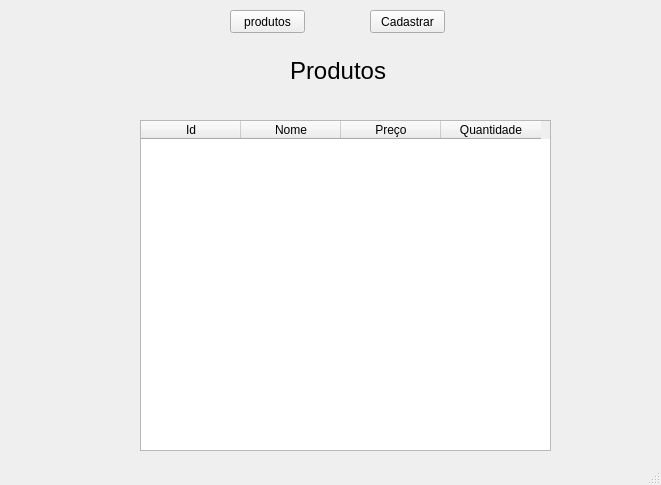
<?xml version="1.0" encoding="UTF-8"?>
<ui version="4.0">
 <class>MainWindow</class>
 <widget class="QMainWindow" name="MainWindow">
  <property name="geometry">
   <rect>
    <x>0</x>
    <y>0</y>
    <width>661</width>
    <height>485</height>
   </rect>
  </property>
  <property name="windowTitle">
   <string>MainWindow</string>
  </property>
  <widget class="QWidget" name="centralwidget">
   <widget class="QTableWidget" name="tableprod">
    <property name="geometry">
     <rect>
      <x>140</x>
      <y>120</y>
      <width>411</width>
      <height>331</height>
     </rect>
    </property>
    <column>
     <property name="text">
      <string>Id</string>
     </property>
     <property name="font">
      <font>
       <weight>50</weight>
       <bold>false</bold>
      </font>
     </property>
    </column>
    <column>
     <property name="text">
      <string>Nome</string>
     </property>
     <property name="font">
      <font>
       <family>Segoe UI</family>
      </font>
     </property>
    </column>
    <column>
     <property name="text">
      <string>Preço</string>
     </property>
     <property name="font">
      <font>
       <family>Segoe UI</family>
      </font>
     </property>
    </column>
    <column>
     <property name="text">
      <string>Quantidade</string>
     </property>
     <property name="font">
      <font>
       <family>Segoe UI</family>
      </font>
     </property>
    </column>
   </widget>
   <widget class="QLabel" name="label">
    <property name="geometry">
     <rect>
      <x>290</x>
      <y>50</y>
      <width>131</width>
      <height>41</height>
     </rect>
    </property>
    <property name="font">
     <font>
      <family>Segoe UI</family>
      <pointsize>18</pointsize>
      <weight>50</weight>
      <bold>false</bold>
     </font>
    </property>
    <property name="text">
     <string>Produtos</string>
    </property>
   </widget>
   <widget class="QPushButton" name="produtos">
    <property name="geometry">
     <rect>
      <x>230</x>
      <y>10</y>
      <width>75</width>
      <height>23</height>
     </rect>
    </property>
    <property name="text">
     <string>produtos</string>
    </property>
   </widget>
   <widget class="QPushButton" name="cadastrar">
    <property name="geometry">
     <rect>
      <x>370</x>
      <y>10</y>
      <width>75</width>
      <height>23</height>
     </rect>
    </property>
    <property name="text">
     <string>Cadastrar</string>
    </property>
   </widget>
  </widget>
  <widget class="QStatusBar" name="statusbar"/>
 </widget>
 <resources/>
 <connections/>
</ui>
